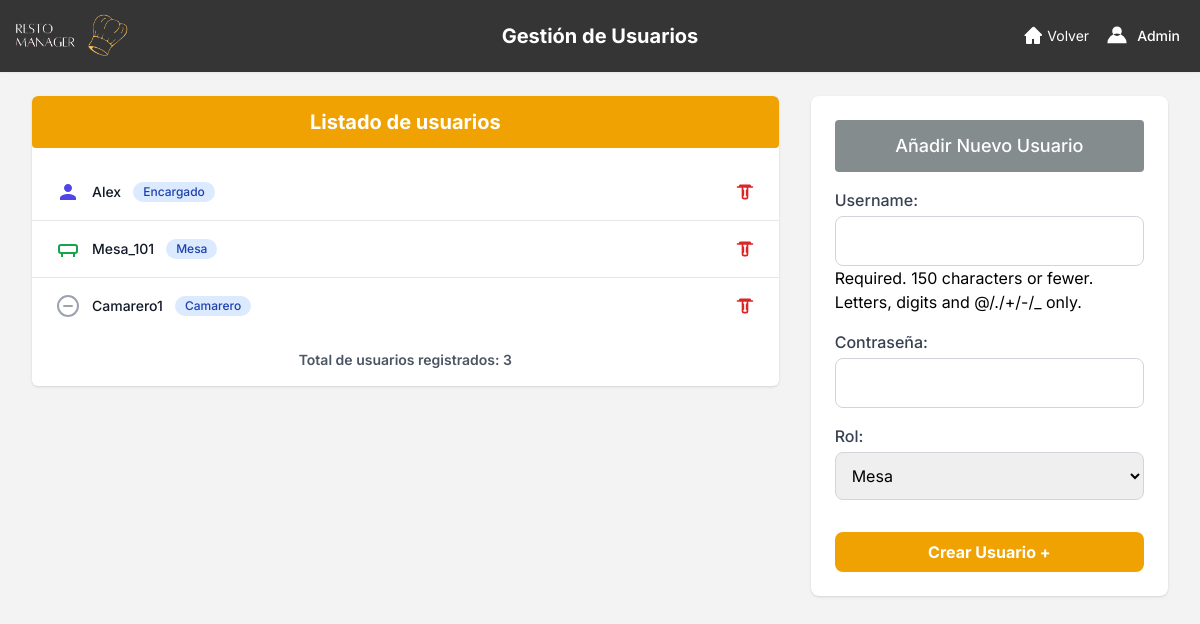
The page /dashboard/usuarios/ (signed in) on the database its author committed.
### restaurante_app/models.py (models this page shows, shortened)
class Usuario(AbstractUser):
    first_name = None
    last_name = None
    ROL_CHOICES = (('MESA', 'Mesa'), ('ENCARGADO', 'Encargado'), ('CAMARERO', 'Camarero'))
    rol = models.CharField(max_length=10, choices=ROL_CHOICES, default='MESA')
    objects = UsuarioManager()

### restaurante_app/views.py (the view)
# urls.py: path('dashboard/usuarios/', views.gestion_usuarios_view, name='gestion_usuarios'),
@login_required
def gestion_usuarios_view(request):
    if request.user.rol != 'ENCARGADO':
        return redirect('index')
    if request.method == 'POST':
        form = UsuarioCreationForm(request.POST)
        if form.is_valid():
            form.save()
            messages.success(request, '¡Usuario creado exitosamente!')
            return redirect('gestion_usuarios')
    else:
        form = UsuarioCreationForm()
    usuarios = Usuario.objects.exclude(id=request.user.id)
    context = {
        'usuarios': usuarios,
        'form': form,
    }
    return render(request, 'app/gestion_usuarios.html', context)

### restaurante_app/forms.py (shortened to what this page needs)
class UsuarioCreationForm(forms.ModelForm):
    password = forms.CharField(widget=forms.PasswordInput, label="Contraseña")
    class Meta:
        model = Usuario
        fields = ('username', 'password', 'rol')

### templates/app/gestion_usuarios.html (shortened to what this page needs)
{% load static %}
<!DOCTYPE html>
<html lang="es">
<head>
    <script src="https://cdn.tailwindcss.com"></script>
</head>
<body class="bg-grisClaro">
    <header class="bg-[#353535] shadow-sm relative">
        <div class="w-full mx-auto py-2 px-0 flex items-center justify-between relative">
            <div class="flex items-center ml-[-12px]">
                <img src="{% static 'img/imagelogo.png' %}" alt="Logo" class="h-14 w-45">
            </div>
            <h1 class="absolute left-1/2 transform -translate-x-1/2 text-xl font-bold text-white">
                Gestión de Usuarios
            </h1>
            <div class="flex items-center space-x-4 mr-5">
                <a href="{% url 'dashboard' %}" class="flex items-center text-white text-sm hover:text-gray-300">
                    <svg xmlns="http://www.w3.org/2000/svg" class="h-5 w-5 mr-1" fill="currentColor" viewBox="0 0 20 20">
                        <path d="M10.707 1.293a1 1 0 00-1.414 0l-8 8A1 1 0 002 10h1v7a1 1 0 001 1h4a1 1 0 001-1v-4h2v4a1 1 0 001 1h4a1 1 0 001-1v-7h1a1 1 0 00.707-1.707l-8-8z" />
                    </svg>
                    Volver
                </a>
                <button id="userMenuButton" class="flex items-center space-x-2 text-white hover:text-gray-200 focus:outline-none">
                    <svg xmlns="http://www.w3.org/2000/svg" class="h-6 w-6 text-white" fill="currentColor" viewBox="0 0 20 20">
                        <path fill-rule="evenodd" d="M10 2a4 4 0 100 8 4 4 0 000-8zM2 16a8 8 0 1116 0H2z" clip-rule="evenodd" />
                    </svg>
                    <span class="text-sm font-medium">{{ user.username }}</span>
                </button>
            </div>
        </div>
    </header>
    <main class="max-w-7xl mx-auto py-6 sm:px-6 lg:px-8 grid grid-cols-1 lg:grid-cols-3 gap-8">
        <div class="lg:col-span-2">
            <div class="bg-white shadow overflow-hidden rounded-md">
                <h1 class="text-center font-bold text-xl mb-4 p-3 rounded" style="background-color: #F0A202; color: white;">
                    Listado de usuarios
                </h1>
                <ul role="list" class="divide-y divide-gray-200">
                    {% for usuario in usuarios %}
                    <li class="px-6 py-4">
                        <div class="flex items-center justify-between">
                            <div class="flex items-center space-x-3">
                                {% if usuario.get_rol_display == "Encargado" %}
                                    <svg xmlns="http://www.w3.org/2000/svg" class="h-6 w-6 text-indigo-600" fill="currentColor" viewBox="0 0 24 24">
                                        <path d="M12 12c2.21 0 4-1.79 4-4s-1.79-4-4-4-4 1.79-4 4 1.79 4 4 4zm0 2c-2.67 0-8 1.34-8 4v2h16v-2c0-2.66-5.33-4-8-4z"/>
                                    </svg>
                                {% elif usuario.get_rol_display == "Mesa" %}
                                    <svg xmlns="http://www.w3.org/2000/svg" class="h-6 w-6 text-green-600" fill="none" viewBox="0 0 24 24" stroke="currentColor">
                                        <rect x="3" y="8" width="18" height="8" stroke="currentColor" stroke-width="2" rx="2" ry="2" />
                                        <line x1="6" y1="16" x2="6" y2="20" stroke="currentColor" stroke-width="2" />
                                        <line x1="18" y1="16" x2="18" y2="20" stroke="currentColor" stroke-width="2" />
                                    </svg>
                                {% else %}
                                    <svg xmlns="http://www.w3.org/2000/svg" class="h-6 w-6 text-gray-400" fill="none" viewBox="0 0 24 24" stroke="currentColor">
                                        <circle cx="12" cy="12" r="10" stroke-width="2" />
                                        <path stroke-linecap="round" stroke-linejoin="round" stroke-width="2" d="M8 12h8" />
                                    </svg>
                                {% endif %}
                                <span class="text-sm font-medium text-gray-900">{{ usuario.username }}</span>
                                <span class="ml-3 inline-flex items-center px-2.5 py-0.5 rounded-full text-xs font-medium bg-blue-100 text-blue-800">
                                    {{ usuario.get_rol_display }}
                                </span>
                            </div>
                            <div>
                            <form action="{% url 'eliminar_usuario' user_id=usuario.id %}" method="post" class="inline eliminar-form">
                            <button type="button" class="text-red-600 hover:text-red-900 flex items-center space-x-1 btn-eliminar">
                                <svg xmlns="http://www.w3.org/2000/svg" class="h-5 w-5" fill="none" viewBox="0 0 24 24" stroke="currentColor" stroke-width="2">
                                <path stroke-linecap="round" stroke-linejoin="round" d="M3 6h18M9 6v12a2 2 0 002 2h2a2 2 0 002-2V6M10 10v6M14 10v6M5 6l1-2h12l1 2" />
                                </svg>
                            </button>
                            </form>
                            </div>
                        </div>
                    </li>
                    {% empty %}
                    <li class="px-6 py-4 text-center text-gray-500">No hay otros usuarios registrados.</li>
                    {% endfor %}
                </ul>
                <div class="p-4 text-center text-sm text-gray-600 font-semibold">
                    Total de usuarios registrados: {{ usuarios|length }}
                </div>
            </div>
        </div>
        <div class="lg:col-span-1">
            <div class="bg-white shadow rounded-lg p-6">
                <h2 class="text-lg font-medium text-white mb-4 text-center p-3 rounded" style="background-color: #848C8E;">
                    Añadir Nuevo Usuario
                </h2>
                <form method="post">
                    {{ form.as_p }}
                    <button type="submit" class="w-full mt-4 font-bold py-2 px-4 rounded-lg hover:bg-yellow-600" style="background-color: #F0A202; color: white;">
                        Crear Usuario +
                    </button>
                </form>
            </div>
        </div>
    </main>
</body>
</html>

### templates/app/gestion_usuarios.html (style rules this page uses)
body { font-family: 'Inter', sans-serif; }
form p { margin-bottom: 1rem; }
form label { display: block; margin-bottom: 0.25rem; font-weight: 500; color: #374151; }
form input, form select { display: block; width: 100%; padding: 0.75rem; border: 1px solid #D1D5DB; border-radius: 0.5rem; }

### rows shown on the page
Usuario: username "Admin"
Usuario: username "Alex", rol "Encargado"
Usuario: username "Mesa_101", rol "Mesa"
Usuario: username "Camarero1", rol "Camarero"

### other values the page prints
{{ usuarios|length }} "3"
